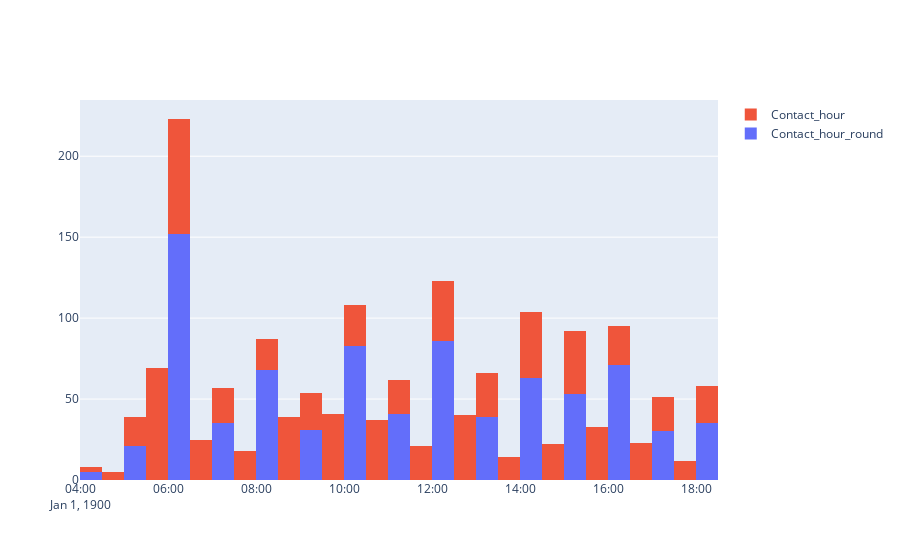

Here is the notebook cell this chart was saved with:
### Code cell
# Determine peak times by rounding the time in groups of one hour 
df['Contact_hour'] = pd.to_datetime(df['Contact_hour'], format='%H:%M:%S')
df['Contact_hour_round'] = df['Contact_hour'].apply(lambda x: x.round('60 min'))

numerical_columns_histogram_hour = [
    'Contact_hour_round', 'Contact_hour'
]

fig = go.Figure()
for column in numerical_columns_histogram_hour:
    fig.add_trace(go.Histogram(x=df[column], name=column))
fig.update_layout(barmode='stack')
fig.show()

### Figure 1 — Plotly figure (JSON) as saved in the notebook; plotly's stock layout.template omitted (floating-point values rounded to 4 significant figures; data arrays with more than 128 entries replaced by an {"elided": "..."} marker saying what was removed)
{"data": [{"name": "Contact_hour_round", "type": "histogram", "x": {"elided": "813 str values"}}, {"name": "Contact_hour", "type": "histogram", "x": {"elided": "813 str values"}}], "layout": {"barmode": "stack"}}
